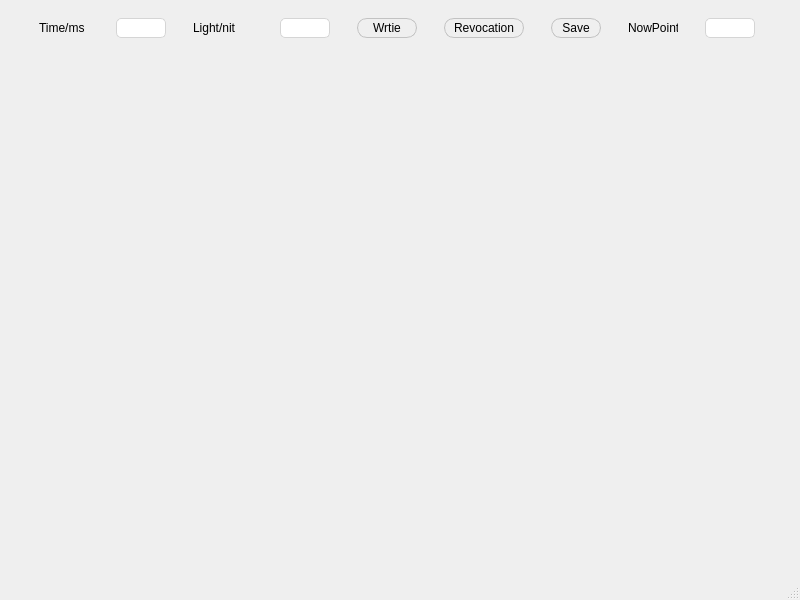
<?xml version="1.0" encoding="UTF-8"?>
<ui version="4.0">
 <class>MainWindow</class>
 <widget class="QMainWindow" name="MainWindow">
  <property name="geometry">
   <rect>
    <x>0</x>
    <y>0</y>
    <width>800</width>
    <height>600</height>
   </rect>
  </property>
  <property name="windowTitle">
   <string>DimmingTools</string>
  </property>
  <property name="styleSheet">
   <string notr="true">QWidget#Form{
	background-color: qradialgradient(spread:pad, cx:0.5, cy:0.482773, radius:0.5, fx:0.5, fy:0.5, stop:0 rgba(217, 237, 255, 255), stop:1 rgba(255, 255, 255, 255));

}</string>
  </property>
  <widget class="QWidget" name="centralwidget">
   <property name="styleSheet">
    <string notr="true"/>
   </property>
   <layout class="QVBoxLayout" name="verticalLayout_2">
    <item>
     <widget class="QWidget" name="widget" native="true">
      <property name="styleSheet">
       <string notr="true">QWidget#Form{
	background-color: qradialgradient(spread:pad, cx:0.5, cy:0.482773, radius:0.5, fx:0.5, fy:0.5, stop:0 rgba(217, 237, 255, 255), stop:1 rgba(255, 255, 255, 255));

}</string>
      </property>
      <layout class="QVBoxLayout" name="verticalLayout">
       <item>
        <layout class="QHBoxLayout" name="horizontalLayout">
         <item>
          <widget class="QLabel" name="label_2">
           <property name="maximumSize">
            <size>
             <width>50</width>
             <height>20</height>
            </size>
           </property>
           <property name="text">
            <string>Time/ms</string>
           </property>
          </widget>
         </item>
         <item>
          <widget class="QLineEdit" name="TimeData">
           <property name="maximumSize">
            <size>
             <width>50</width>
             <height>20</height>
            </size>
           </property>
           <property name="styleSheet">
            <string notr="true">QLineEdit {
border:1px solid rgb(213, 213, 213);
border-radius:5px;
padding:2px 4px;
}</string>
           </property>
           <property name="maxLength">
            <number>6</number>
           </property>
          </widget>
         </item>
         <item>
          <widget class="QLabel" name="label_1">
           <property name="maximumSize">
            <size>
             <width>60</width>
             <height>20</height>
            </size>
           </property>
           <property name="text">
            <string>Light/nit</string>
           </property>
          </widget>
         </item>
         <item>
          <widget class="QLineEdit" name="LightData">
           <property name="maximumSize">
            <size>
             <width>50</width>
             <height>20</height>
            </size>
           </property>
           <property name="styleSheet">
            <string notr="true">QLineEdit {
border:1px solid rgb(213, 213, 213);
border-radius:5px;
padding:2px 4px;
}</string>
           </property>
           <property name="maxLength">
            <number>5</number>
           </property>
          </widget>
         </item>
         <item>
          <widget class="QPushButton" name="WritePoint">
           <property name="maximumSize">
            <size>
             <width>60</width>
             <height>20</height>
            </size>
           </property>
           <property name="styleSheet">
            <string notr="true">QPushButton {
border:1px solid rgb(194, 194, 194);
border-radius:10px;
padding:2px 4px;
}
QPushButton:hover {
background-color: rgba(190, 227, 255,200);
}
QPushButton:pressed {
 background-color: rgba(85, 170, 255, 200);
}</string>
           </property>
           <property name="text">
            <string>Wrtie</string>
           </property>
          </widget>
         </item>
         <item>
          <widget class="QPushButton" name="Revocation">
           <property name="maximumSize">
            <size>
             <width>80</width>
             <height>20</height>
            </size>
           </property>
           <property name="styleSheet">
            <string notr="true">QPushButton {
border:1px solid rgb(194, 194, 194);
border-radius:10px;
padding:2px 4px;
}
QPushButton:hover {
background-color: rgba(190, 227, 255,200);
}
QPushButton:pressed {
 background-color: rgba(85, 170, 255, 200);
}</string>
           </property>
           <property name="text">
            <string>Revocation</string>
           </property>
          </widget>
         </item>
         <item>
          <widget class="QPushButton" name="Save">
           <property name="maximumSize">
            <size>
             <width>50</width>
             <height>20</height>
            </size>
           </property>
           <property name="styleSheet">
            <string notr="true">QPushButton {
border:1px solid rgb(194, 194, 194);
border-radius:10px;
padding:2px 4px;
}
QPushButton:hover {
background-color: rgba(190, 227, 255,200);
}
QPushButton:pressed {
 background-color: rgba(85, 170, 255, 200);
}</string>
           </property>
           <property name="text">
            <string>Save</string>
           </property>
          </widget>
         </item>
         <item>
          <widget class="QLabel" name="label">
           <property name="maximumSize">
            <size>
             <width>50</width>
             <height>20</height>
            </size>
           </property>
           <property name="text">
            <string>NowPoint</string>
           </property>
          </widget>
         </item>
         <item>
          <widget class="QLineEdit" name="PointNumber">
           <property name="maximumSize">
            <size>
             <width>50</width>
             <height>20</height>
            </size>
           </property>
           <property name="styleSheet">
            <string notr="true">QLineEdit {
border:1px solid rgb(213, 213, 213);
border-radius:5px;
padding:2px 4px;
}</string>
           </property>
           <property name="readOnly">
            <bool>true</bool>
           </property>
          </widget>
         </item>
        </layout>
       </item>
       <item>
        <widget class="QCustomPlot" name="Waveform" native="true">
         <property name="minimumSize">
          <size>
           <width>0</width>
           <height>450</height>
          </size>
         </property>
        </widget>
       </item>
      </layout>
     </widget>
    </item>
   </layout>
  </widget>
  <widget class="QMenuBar" name="menubar">
   <property name="geometry">
    <rect>
     <x>0</x>
     <y>0</y>
     <width>800</width>
     <height>22</height>
    </rect>
   </property>
  </widget>
  <widget class="QStatusBar" name="statusbar"/>
 </widget>
 <customwidgets>
  <customwidget>
   <class>QCustomPlot</class>
   <extends>QWidget</extends>
   <header>qcustomplot.h</header>
   <container>1</container>
  </customwidget>
 </customwidgets>
 <resources/>
 <connections/>
</ui>
